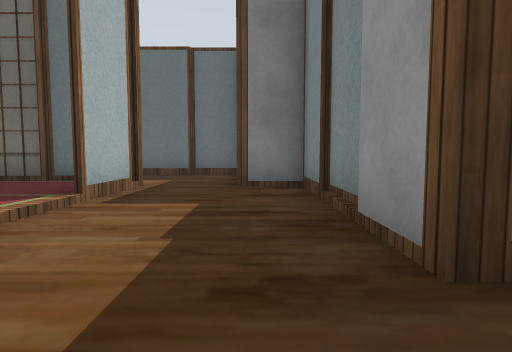
view 1 (above)

13 first-person views from a walk through a Gazebo world. The camera is 0.29 m above the floor, tilts 4° down and sees 80° across. The floor is counted in squares, 0.5 m on a side. Each view is taken from the middle of a square. On the plan, view 1 faces up. The plan holds only what a view shows up to about 9 squares ahead; the rest is blank. Some surface patterns are stand-ins.

view 2
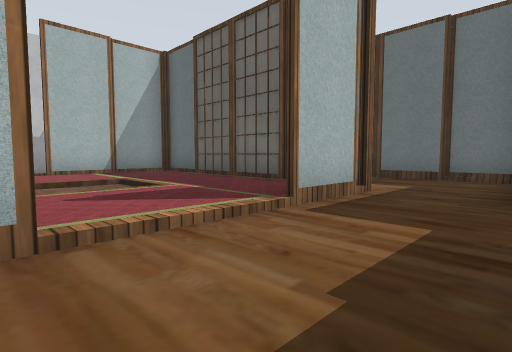

view 3
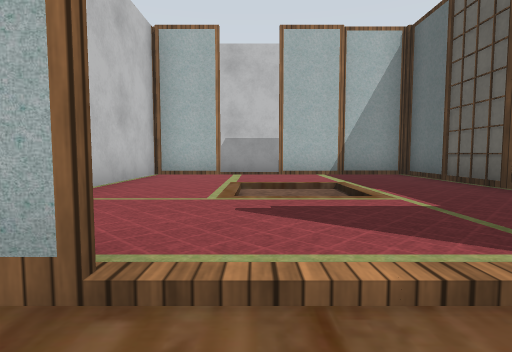

view 4
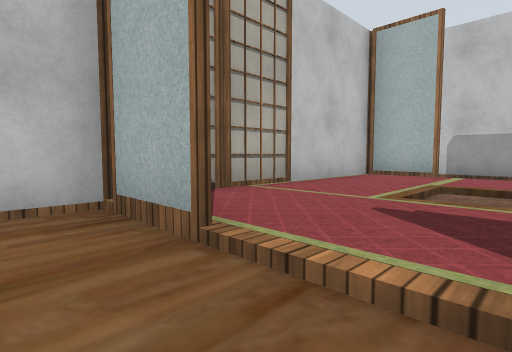

view 5
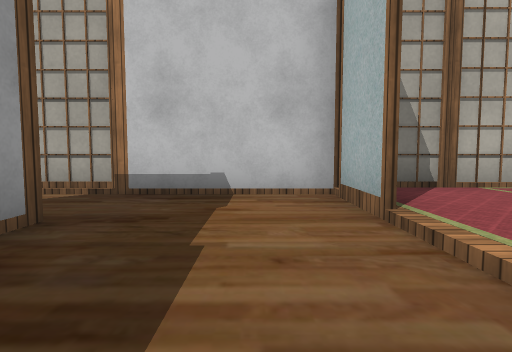

view 6
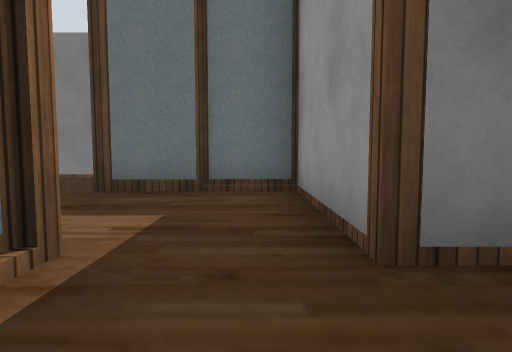

view 7
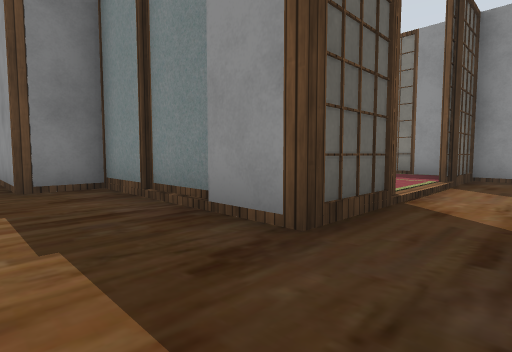

view 8
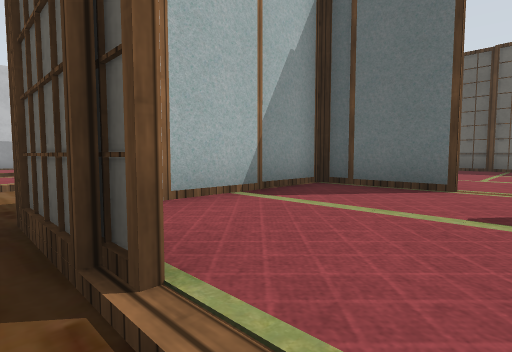

view 9
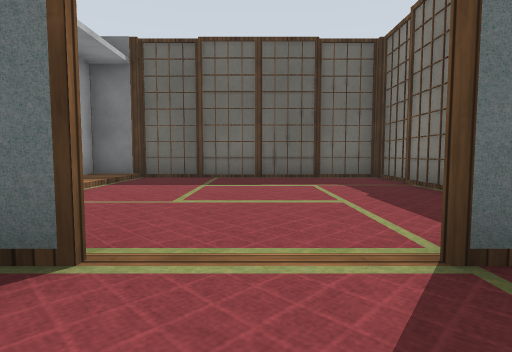

view 10
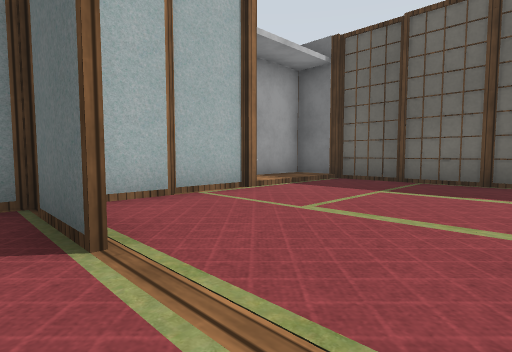

view 11
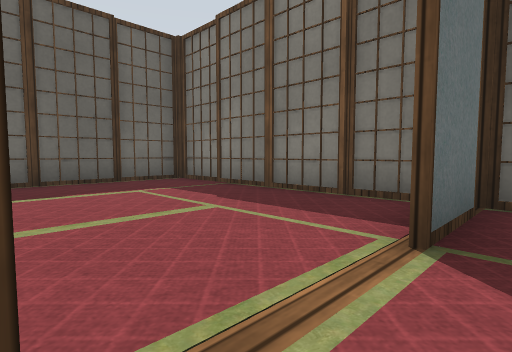

view 12
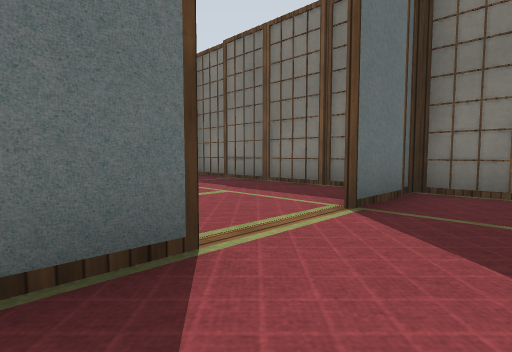

view 13
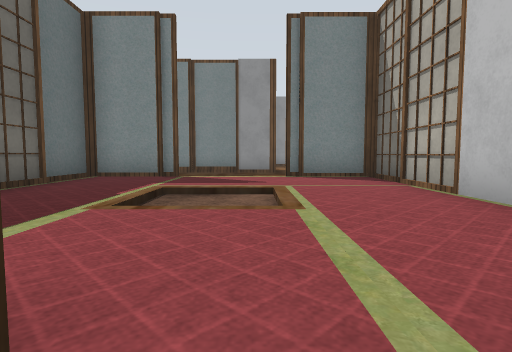

### Floor plan
Key: @ floor where view 1 was taken; # wall or solid block; . main floor; - floor 0.05 m lower than the main floor; / step, stairs or slope; v drop or lower ground.
Columns run from 10 left of view 1 to 7 right of it. Each row starts with its distance up from view 1.
 12     vv    ########
 11           #/.....#
 10           #/.....#
  9       v#####.....#
  8       ----##.....#
  7        ---##.....#
  6  ########-####..##
  5  #......#--#.....#
  4  ##.....#--#.....#
  3 # #./-../--#.....#
  2 #-../-../--#.....#
  1 ##......#--##---##
  0  #..###.#-@----
 -1  #### #######

Where each view was taken, in squares from view 1:
view 1: 0 up, 0 right, facing up
view 2: 1 up, 0 right, facing up-left
view 3: 2 up, 1 left, facing left
view 4: 3 up, 1 left, facing down-left
view 5: 4 up, 1 left, facing down
view 6: 4 up, 1 left, facing up
view 7: 0 up, 1 left, facing up-right
view 8: 1 up, 4 right, facing up-left
view 9: 4 up, 4 right, facing up
view 10: 5 up, 5 right, facing up-left
view 11: 5 up, 3 right, facing up-right
view 12: 4 up, 2 right, facing up-right
view 13: 2 up, 9 left, facing right
